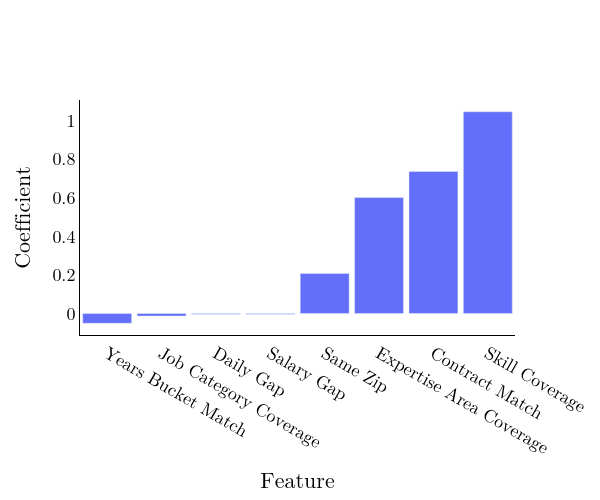

Notebook source saved alongside this figure:
### Markdown cell above
# Visualization

### Code cell
tmp = sorted(list(sorted(human_only.items(), key=lambda x: -abs(x[1])))[:10], key=lambda x: x[1])
layout = Layout(
    font=dict(family='Latin Modern Math', size=18, color="black"),
    xaxis=dict(
        title='Feature',
        autorange=True,
        showgrid=False,
        zeroline=True,
        showline=True,
        ticks='',
        linecolor='black',
        showticklabels=True,
        rangemode="tozero"
    ),
    yaxis=dict(
        title='Coefficient',
        autorange=True,
        showgrid=False,
        zeroline=True,
        showline=True,
        ticks='',
        linecolor='black',
        showticklabels=True,
        rangemode="tozero"
    ),
    legend=dict(x=0.4, y=1),
    paper_bgcolor='rgba(0,0,0,0)',
    plot_bgcolor='rgba(0,0,0,0)',
    width=600, height=500, bargap=0.1
)
data = [
    Bar(x=[x[0] for x in tmp], y=[x[1] for x in tmp])
]
fig = Figure(data=data, layout=layout)
fig.show()
fig.write_image("human_coeff.pdf")

### Figure 1 — Plotly figure (JSON) as saved in the notebook; plotly's stock layout.template omitted (floating-point values rounded to 4 significant figures)
{"data": [{"type": "bar", "x": ["Years Bucket Match", "Job Category Coverage", "Daily Gap", "Salary Gap", "Same Zip", "Expertise Area Coverage", "Contract Match", "Skill Coverage"], "y": [-0.05022, -0.01315, -0.00411, -0.00359, 0.2078, 0.6004, 0.7361, 1.045]}], "layout": {"bargap": 0.1, "font": {"color": "black", "family": "Latin Modern Math", "size": 18}, "height": 500, "legend": {"x": 0.4, "y": 1}, "paper_bgcolor": "rgba(0,0,0,0)", "plot_bgcolor": "rgba(0,0,0,0)", "width": 600, "xaxis": {"autorange": true, "linecolor": "black", "rangemode": "tozero", "showgrid": false, "showline": true, "showticklabels": true, "ticks": "", "title": {"text": "Feature"}, "zeroline": true}, "yaxis": {"autorange": true, "linecolor": "black", "rangemode": "tozero", "showgrid": false, "showline": true, "showticklabels": true, "ticks": "", "title": {"text": "Coefficient"}, "zeroline": true}}}
